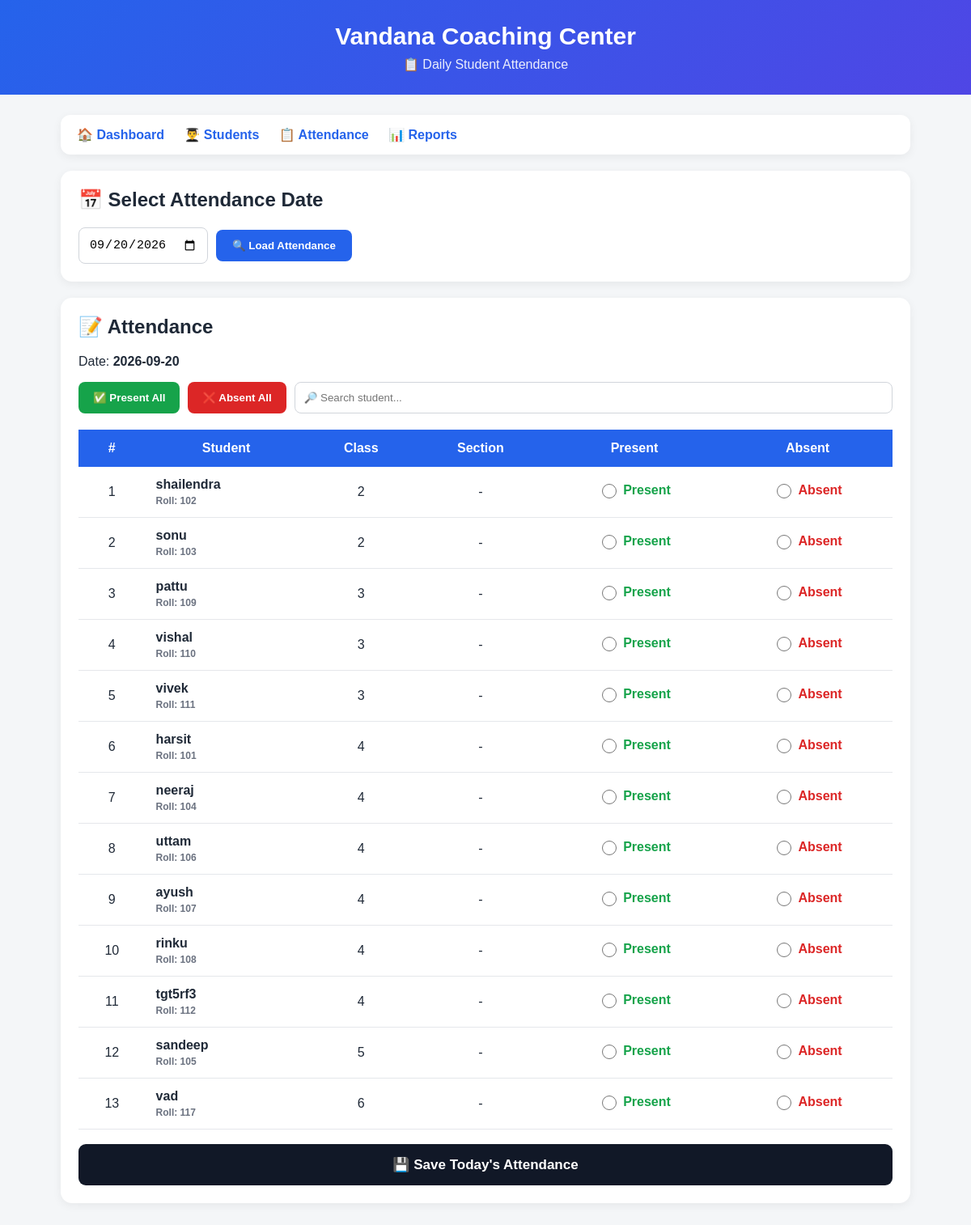
The page /attendance on the database as committed earlier.
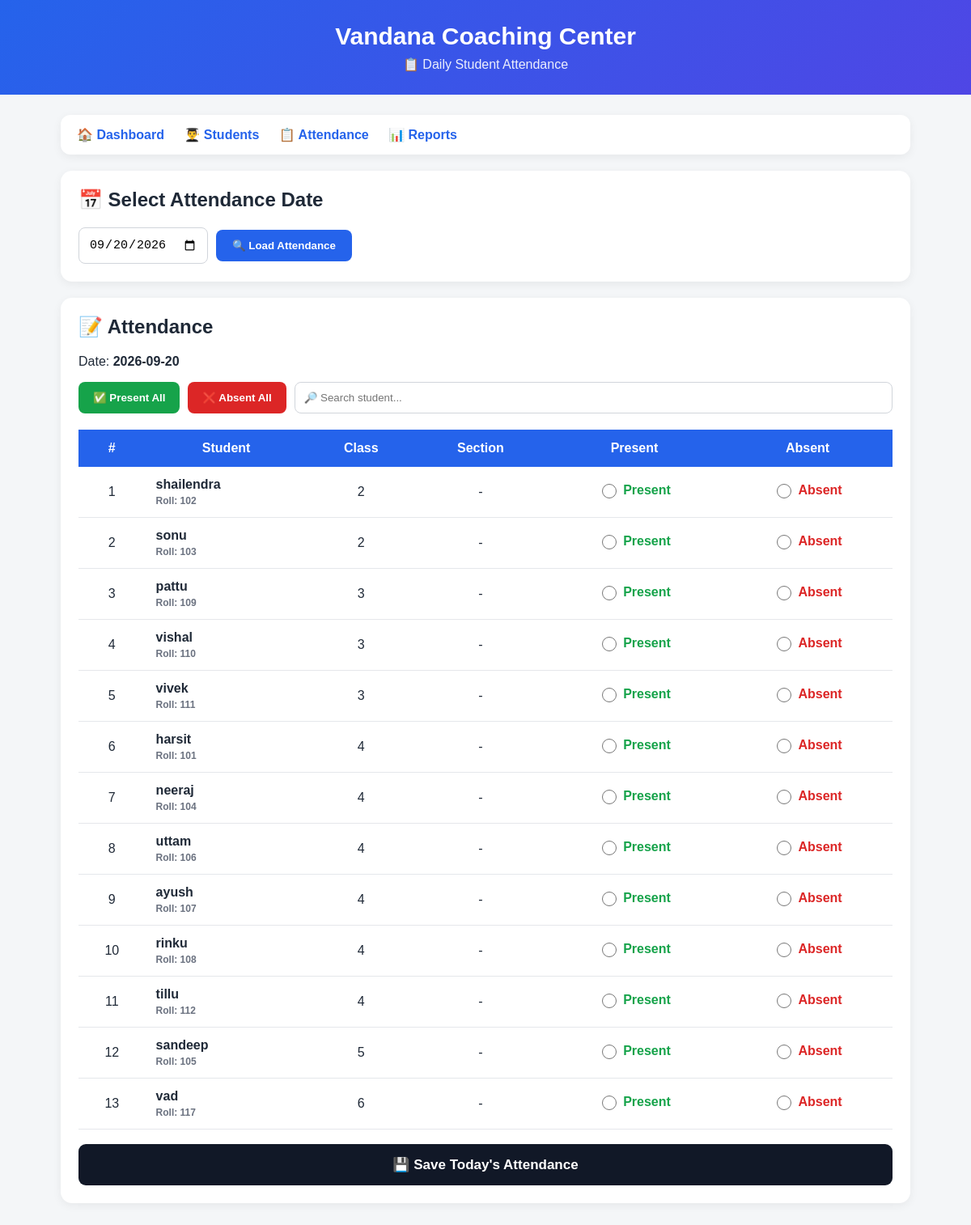
The same page on the database as committed later.
### tables this page shows
CREATE TABLE students (
            id INTEGER PRIMARY KEY AUTOINCREMENT,
            name TEXT NOT NULL,
            class_name TEXT NOT NULL,
            roll_number TEXT
        , guardian_name TEXT, guardian_phone TEXT, section TEXT);

### app.py (the view)
@app.route("/attendance")
def attendance():
    selected_date = request.args.get(
        "date",
        date.today().isoformat()
    )
    conn = get_db_connection()
    students = conn.execute("""
        SELECT *
        FROM students
        ORDER BY
            class_name,
            roll_number,
            name
    """).fetchall()
    attendance_records = conn.execute("""
        SELECT
            student_id,
            status

        FROM attendance

        WHERE attendance_date = ?

    """, (
        selected_date,
    )).fetchall()
    conn.close()
    attendance_dict = {
        record["student_id"]:
        record["status"]
        for record in attendance_records
    }
    return render_template(
        "attendance.html",
        students=students,
        selected_date=selected_date,
        attendance_dict=attendance_dict
    )

### app.py (called while the page is built)
def get_db_connection():
    conn = sqlite3.connect(DATABASE)
    conn.row_factory = sqlite3.Row
    return conn

### templates/attendance.html (shortened to what the changed rows need)
<!DOCTYPE html>
<html lang="en">
<head>
</head>
<body>
<div class="header">
    <h1>
        Vandana Coaching Center
    </h1>
</div>
<div class="container">
<div class="card">
    <h2>
        📅 Select Attendance Date
    </h2>
</div>
<div class="card">
    <h2>
        📝 Attendance
    </h2>
    <form
        method="POST"
        action="/save_attendance"
        id="attendanceForm"
    >
        <div class="table-wrapper">
            <table>
                <thead>
                    <tr>
                        <th>
                            #
                        </th>
                        <th>
                            Student
                        </th>
                        <th>
                            Class
                        </th>
                        <th>
                            Section
                        </th>
                        <th>
                            Present
                        </th>
                        <th>
                            Absent
                        </th>
                    </tr>
                </thead>
                <tbody id="studentTable">
                {% for student in students %}
                    {% set current_status =
                        attendance_dict.get(student['id'], '') %}
                    <tr class="student-row">
                        <td>
                            {{ loop.index }}
                        </td>
                        <td class="student-name">
                            {{ student['name'] }}
                            <div class="student-info">
                                Roll:
                                {{ student['roll_number'] or '-' }}
                            </div>
                        </td>
                        <td>
                            {{ student['class_name'] }}
                        </td>
                        <td>
                            {{ student['section'] or '-' }}
                        </td>
                        <td>
                            <label
                                class="radio-box present-label"
                            >
                                <input
                                    type="radio"
                                    name="status_{{ student['id'] }}"
                                    value="Present"
                                >
                                Present
                            </label>
                        </td>
                        <td>
                            <label
                                class="radio-box absent-label"
                            >
                                <input
                                    type="radio"
                                    name="status_{{ student['id'] }}"
                                    value="Absent"
                                >
                                Absent
                            </label>
                        </td>
                    </tr>
                {% endfor %}
                </tbody>
            </table>
        </div>
        {% if students %}
        <br>
        {% endif %}
    </form>
</div>
</div>
</body>
</html>

Rows that differ between the two databases and show on the page:
changed students: name "tgt5rf3" → "tillu"
